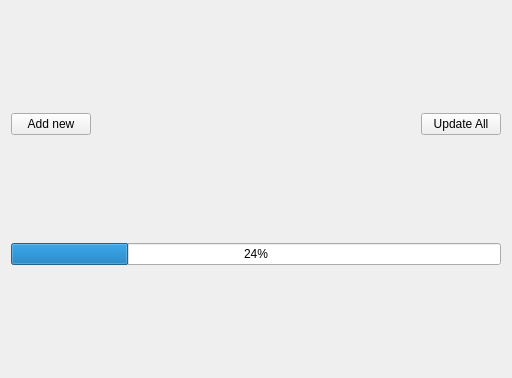
<?xml version="1.0" encoding="UTF-8"?>
<ui version="4.0">
 <class>page</class>
 <widget class="QWidget" name="page">
  <property name="geometry">
   <rect>
    <x>0</x>
    <y>0</y>
    <width>512</width>
    <height>378</height>
   </rect>
  </property>
  <property name="sizePolicy">
   <sizepolicy hsizetype="Preferred" vsizetype="Preferred">
    <horstretch>0</horstretch>
    <verstretch>0</verstretch>
   </sizepolicy>
  </property>
  <property name="windowTitle">
   <string>Form</string>
  </property>
  <layout class="QGridLayout" name="gridLayout">
   <item row="2" column="0" colspan="3">
    <layout class="QGridLayout" name="tableBox"/>
   </item>
   <item row="0" column="0">
    <widget class="QPushButton" name="addButton">
     <property name="sizePolicy">
      <sizepolicy hsizetype="Fixed" vsizetype="Fixed">
       <horstretch>0</horstretch>
       <verstretch>0</verstretch>
      </sizepolicy>
     </property>
     <property name="text">
      <string>Add new</string>
     </property>
    </widget>
   </item>
   <item row="0" column="2">
    <widget class="QPushButton" name="updateAllButton">
     <property name="sizePolicy">
      <sizepolicy hsizetype="Fixed" vsizetype="Fixed">
       <horstretch>0</horstretch>
       <verstretch>0</verstretch>
      </sizepolicy>
     </property>
     <property name="text">
      <string>Update All</string>
     </property>
    </widget>
   </item>
   <item row="0" column="1">
    <layout class="QGridLayout" name="searchWidgetBox">
     <property name="sizeConstraint">
      <enum>QLayout::SetDefaultConstraint</enum>
     </property>
     <property name="spacing">
      <number>0</number>
     </property>
    </layout>
   </item>
   <item row="1" column="0" colspan="3">
    <widget class="QProgressBar" name="progressBar">
     <property name="value">
      <number>24</number>
     </property>
    </widget>
   </item>
  </layout>
 </widget>
 <resources/>
 <connections/>
</ui>
